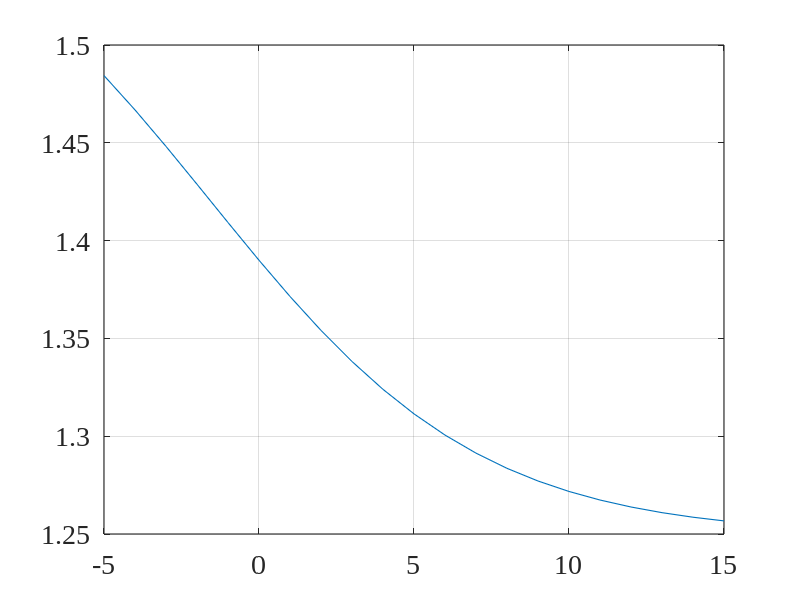
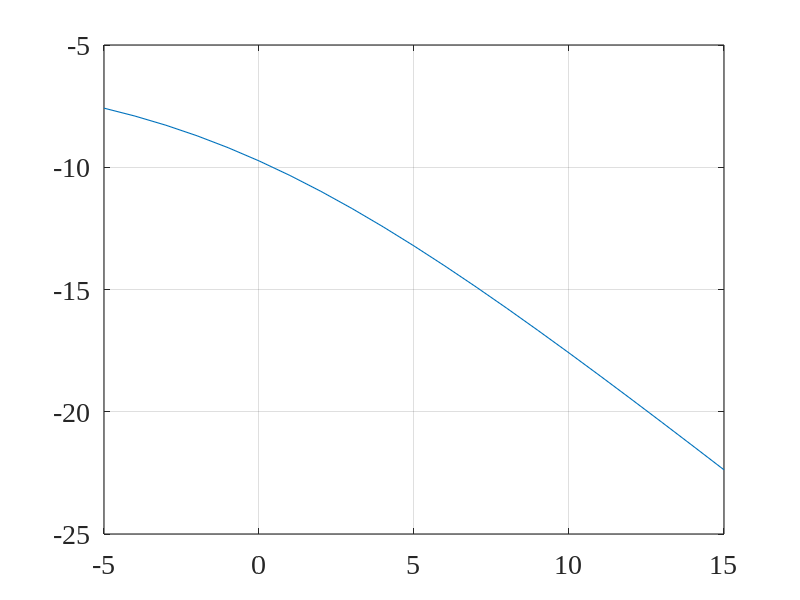
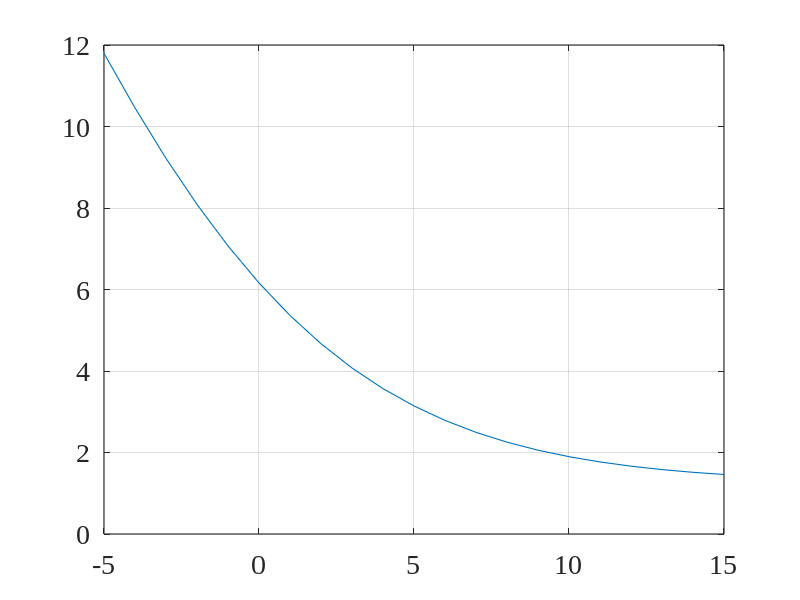
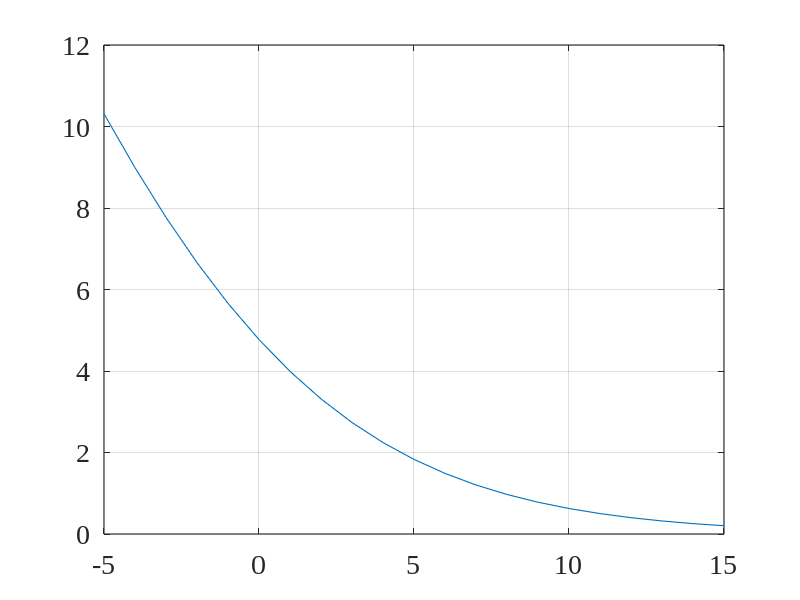

Source code (MATLAB) for these figures, in order:
close all; clc; clear all;
linewd = 0.8;
hcfontsize = 20;
MarkerSize=9;

broadband_iSNR_dB=(-5:15)';
broadband_iSNR=10.^(broadband_iSNR_dB/10);

f=linspace(0,0.5,1e4);  % frequency
f=f(1:end-1);
df=f(2)-f(1);

phiX=zeros(size(f));
phiX(f<=0.25)=1;

narrowband_iSNR=(broadband_iSNR * (phiX./(1-2*f)));
H_W=narrowband_iSNR./(1+narrowband_iSNR);

int_phiX=df*ones(size(broadband_iSNR))*sum(phiX);
int_H2_phiX=df*sum(H_W.^2 .* (ones(size(broadband_iSNR))*phiX),2);
int_phiV=(1./broadband_iSNR) .* df .* (ones(size(broadband_iSNR))*sum(1-2*f));
int_H2_phiV=df* sum(H_W.^2 .* ((1./broadband_iSNR)*(1-2*f)),2);
int_Hm12_phiX=df*sum(abs(H_W-1).^2 .* (ones(size(broadband_iSNR))*phiX),2);

oSNR=int_H2_phiX./int_H2_phiV;
oSNR_dB=10*log10(oSNR);
gain=oSNR_dB-broadband_iSNR_dB;
MSE=10*log10(int_H2_phiV+int_Hm12_phiX);
xi_n=10*log10(int_phiV./int_H2_phiV);
xi_d=10*log10(int_phiX./int_H2_phiX);

figure
plot(broadband_iSNR_dB,gain,'linewidth',linewd, 'MarkerSize',MarkerSize);
set(gca, 'Color', [1, 1, 1]); 
set(gca, 'FontName', 'Times New Roman');
set(gca, 'FontSize', hcfontsize);
set(gca, 'LineWidth', linewd); 
box on; grid on;

figure
plot(broadband_iSNR_dB,MSE,'linewidth',linewd, 'MarkerSize',MarkerSize);
set(gca, 'Color', [1, 1, 1]); 
set(gca, 'FontName', 'Times New Roman');
set(gca, 'FontSize', hcfontsize);
set(gca, 'LineWidth', linewd); 
box on; grid on;

figure
plot(broadband_iSNR_dB,xi_n,'linewidth',linewd, 'MarkerSize',MarkerSize);
set(gca, 'Color', [1, 1, 1]); 
set(gca, 'FontName', 'Times New Roman');
set(gca, 'FontSize', hcfontsize);
set(gca, 'LineWidth', linewd); 
box on; grid on;

figure
plot(broadband_iSNR_dB,xi_d,'linewidth',linewd, 'MarkerSize',MarkerSize);
set(gca, 'Color', [1, 1, 1]); 
set(gca, 'FontName', 'Times New Roman');
set(gca, 'FontSize', hcfontsize);
set(gca, 'LineWidth', linewd); 
box on; grid on;
